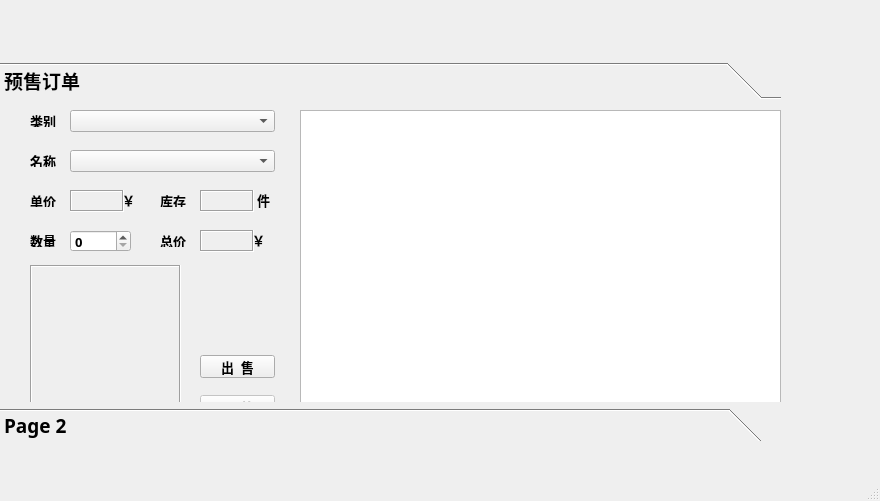
<?xml version="1.0" encoding="UTF-8"?>
<ui version="4.0">
 <class>MainWindow</class>
 <widget class="QMainWindow" name="MainWindow">
  <property name="geometry">
   <rect>
    <x>0</x>
    <y>0</y>
    <width>880</width>
    <height>501</height>
   </rect>
  </property>
  <property name="windowTitle">
   <string>MainWindow</string>
  </property>
  <widget class="QWidget" name="centralwidget">
   <widget class="QStackedWidget" name="stackedWidget">
    <property name="geometry">
     <rect>
      <x>0</x>
      <y>31</y>
      <width>781</width>
      <height>410</height>
     </rect>
    </property>
    <property name="currentIndex">
     <number>0</number>
    </property>
    <widget class="QWidget" name="page">
     <widget class="QToolBox" name="toolBox_2">
      <property name="geometry">
       <rect>
        <x>0</x>
        <y>31</y>
        <width>781</width>
        <height>381</height>
       </rect>
      </property>
      <property name="font">
       <font>
        <family>楷体</family>
        <pointsize>14</pointsize>
        <weight>75</weight>
        <bold>true</bold>
       </font>
      </property>
      <property name="currentIndex">
       <number>0</number>
      </property>
      <widget class="QWidget" name="page_5">
       <property name="geometry">
        <rect>
         <x>0</x>
         <y>0</y>
         <width>781</width>
         <height>315</height>
        </rect>
       </property>
       <attribute name="label">
        <string>预售订单</string>
       </attribute>
       <widget class="QLabel" name="label_11">
        <property name="geometry">
         <rect>
          <x>30</x>
          <y>10</y>
          <width>30</width>
          <height>12</height>
         </rect>
        </property>
        <property name="font">
         <font>
          <family>黑体</family>
          <pointsize>10</pointsize>
         </font>
        </property>
        <property name="text">
         <string>类别</string>
        </property>
       </widget>
       <widget class="QLabel" name="label_12">
        <property name="geometry">
         <rect>
          <x>30</x>
          <y>50</y>
          <width>30</width>
          <height>12</height>
         </rect>
        </property>
        <property name="font">
         <font>
          <family>黑体</family>
          <pointsize>10</pointsize>
         </font>
        </property>
        <property name="text">
         <string>名称</string>
        </property>
       </widget>
       <widget class="QLabel" name="label_13">
        <property name="geometry">
         <rect>
          <x>30</x>
          <y>90</y>
          <width>30</width>
          <height>12</height>
         </rect>
        </property>
        <property name="font">
         <font>
          <family>黑体</family>
          <pointsize>10</pointsize>
         </font>
        </property>
        <property name="text">
         <string>单价</string>
        </property>
       </widget>
       <widget class="QLabel" name="label_14">
        <property name="geometry">
         <rect>
          <x>30</x>
          <y>130</y>
          <width>30</width>
          <height>12</height>
         </rect>
        </property>
        <property name="font">
         <font>
          <family>黑体</family>
          <pointsize>10</pointsize>
         </font>
        </property>
        <property name="text">
         <string>数量</string>
        </property>
       </widget>
       <widget class="QLabel" name="label_15">
        <property name="geometry">
         <rect>
          <x>160</x>
          <y>90</y>
          <width>30</width>
          <height>12</height>
         </rect>
        </property>
        <property name="font">
         <font>
          <family>黑体</family>
          <pointsize>10</pointsize>
         </font>
        </property>
        <property name="text">
         <string>库存</string>
        </property>
       </widget>
       <widget class="QLabel" name="label_16">
        <property name="geometry">
         <rect>
          <x>160</x>
          <y>130</y>
          <width>30</width>
          <height>12</height>
         </rect>
        </property>
        <property name="font">
         <font>
          <family>黑体</family>
          <pointsize>10</pointsize>
         </font>
        </property>
        <property name="text">
         <string>总价</string>
        </property>
       </widget>
       <widget class="QComboBox" name="preCategoryComboBox">
        <property name="geometry">
         <rect>
          <x>70</x>
          <y>5</y>
          <width>205</width>
          <height>22</height>
         </rect>
        </property>
       </widget>
       <widget class="QComboBox" name="preNameComboBox">
        <property name="geometry">
         <rect>
          <x>70</x>
          <y>45</y>
          <width>205</width>
          <height>22</height>
         </rect>
        </property>
       </widget>
       <widget class="QLabel" name="preOutputPriceLabel">
        <property name="geometry">
         <rect>
          <x>70</x>
          <y>85</y>
          <width>54</width>
          <height>22</height>
         </rect>
        </property>
        <property name="font">
         <font>
          <pointsize>9</pointsize>
          <weight>50</weight>
          <bold>false</bold>
         </font>
        </property>
        <property name="frameShape">
         <enum>QFrame::Box</enum>
        </property>
        <property name="frameShadow">
         <enum>QFrame::Sunken</enum>
        </property>
        <property name="text">
         <string/>
        </property>
       </widget>
       <widget class="QLabel" name="label_18">
        <property name="geometry">
         <rect>
          <x>200</x>
          <y>90</y>
          <width>54</width>
          <height>12</height>
         </rect>
        </property>
        <property name="font">
         <font>
          <pointsize>9</pointsize>
          <weight>50</weight>
          <bold>false</bold>
         </font>
        </property>
        <property name="text">
         <string/>
        </property>
       </widget>
       <widget class="QLabel" name="preAmountLabel">
        <property name="geometry">
         <rect>
          <x>200</x>
          <y>85</y>
          <width>54</width>
          <height>22</height>
         </rect>
        </property>
        <property name="font">
         <font>
          <pointsize>9</pointsize>
          <weight>50</weight>
          <bold>false</bold>
         </font>
        </property>
        <property name="frameShape">
         <enum>QFrame::Box</enum>
        </property>
        <property name="frameShadow">
         <enum>QFrame::Sunken</enum>
        </property>
        <property name="text">
         <string/>
        </property>
       </widget>
       <widget class="QLabel" name="label_20">
        <property name="geometry">
         <rect>
          <x>122</x>
          <y>87</y>
          <width>16</width>
          <height>16</height>
         </rect>
        </property>
        <property name="font">
         <font>
          <family>黑体</family>
          <pointsize>10</pointsize>
         </font>
        </property>
        <property name="text">
         <string>￥</string>
        </property>
       </widget>
       <widget class="QLabel" name="label_21">
        <property name="geometry">
         <rect>
          <x>257</x>
          <y>87</y>
          <width>16</width>
          <height>16</height>
         </rect>
        </property>
        <property name="font">
         <font>
          <family>黑体</family>
          <pointsize>10</pointsize>
         </font>
        </property>
        <property name="text">
         <string>件</string>
        </property>
       </widget>
       <widget class="QSpinBox" name="preCountSpinBox">
        <property name="geometry">
         <rect>
          <x>70</x>
          <y>125</y>
          <width>61</width>
          <height>22</height>
         </rect>
        </property>
        <property name="font">
         <font>
          <pointsize>10</pointsize>
         </font>
        </property>
       </widget>
       <widget class="QLabel" name="PreTotalLabel">
        <property name="geometry">
         <rect>
          <x>200</x>
          <y>125</y>
          <width>54</width>
          <height>22</height>
         </rect>
        </property>
        <property name="font">
         <font>
          <pointsize>9</pointsize>
          <weight>50</weight>
          <bold>false</bold>
         </font>
        </property>
        <property name="frameShape">
         <enum>QFrame::Box</enum>
        </property>
        <property name="frameShadow">
         <enum>QFrame::Sunken</enum>
        </property>
        <property name="text">
         <string/>
        </property>
       </widget>
       <widget class="QLabel" name="label_23">
        <property name="geometry">
         <rect>
          <x>252</x>
          <y>127</y>
          <width>16</width>
          <height>16</height>
         </rect>
        </property>
        <property name="font">
         <font>
          <family>黑体</family>
          <pointsize>10</pointsize>
         </font>
        </property>
        <property name="text">
         <string>￥</string>
        </property>
       </widget>
       <widget class="QLabel" name="PrePictureLabel">
        <property name="geometry">
         <rect>
          <x>30</x>
          <y>160</y>
          <width>151</width>
          <height>151</height>
         </rect>
        </property>
        <property name="frameShape">
         <enum>QFrame::Box</enum>
        </property>
        <property name="frameShadow">
         <enum>QFrame::Sunken</enum>
        </property>
        <property name="text">
         <string/>
        </property>
        <property name="scaledContents">
         <bool>true</bool>
        </property>
       </widget>
       <widget class="QPushButton" name="preSellPushButton">
        <property name="geometry">
         <rect>
          <x>200</x>
          <y>250</y>
          <width>75</width>
          <height>23</height>
         </rect>
        </property>
        <property name="font">
         <font>
          <pointsize>10</pointsize>
         </font>
        </property>
        <property name="text">
         <string>出  售</string>
        </property>
       </widget>
       <widget class="QPushButton" name="prePlaceOrderPushButton">
        <property name="enabled">
         <bool>false</bool>
        </property>
        <property name="geometry">
         <rect>
          <x>200</x>
          <y>290</y>
          <width>75</width>
          <height>23</height>
         </rect>
        </property>
        <property name="font">
         <font>
          <pointsize>9</pointsize>
         </font>
        </property>
        <property name="text">
         <string>下  单</string>
        </property>
       </widget>
       <widget class="QListWidget" name="sellListWidget">
        <property name="geometry">
         <rect>
          <x>300</x>
          <y>5</y>
          <width>481</width>
          <height>311</height>
         </rect>
        </property>
       </widget>
      </widget>
      <widget class="QWidget" name="page_6">
       <property name="geometry">
        <rect>
         <x>0</x>
         <y>0</y>
         <width>781</width>
         <height>315</height>
        </rect>
       </property>
       <attribute name="label">
        <string>Page 2</string>
       </attribute>
      </widget>
     </widget>
    </widget>
    <widget class="QWidget" name="page_2">
     <widget class="QToolBox" name="toolBox">
      <property name="geometry">
       <rect>
        <x>0</x>
        <y>31</y>
        <width>781</width>
        <height>381</height>
       </rect>
      </property>
      <property name="minimumSize">
       <size>
        <width>0</width>
        <height>381</height>
       </size>
      </property>
      <property name="font">
       <font>
        <family>楷体</family>
        <pointsize>14</pointsize>
        <weight>75</weight>
        <bold>true</bold>
       </font>
      </property>
      <property name="frameShape">
       <enum>QFrame::WinPanel</enum>
      </property>
      <property name="currentIndex">
       <number>0</number>
      </property>
      <widget class="QWidget" name="page_3">
       <property name="geometry">
        <rect>
         <x>0</x>
         <y>0</y>
         <width>777</width>
         <height>311</height>
        </rect>
       </property>
       <attribute name="label">
        <string>新品入库</string>
       </attribute>
       <widget class="QLabel" name="label_2">
        <property name="geometry">
         <rect>
          <x>30</x>
          <y>10</y>
          <width>30</width>
          <height>12</height>
         </rect>
        </property>
        <property name="font">
         <font>
          <family>黑体</family>
          <pointsize>10</pointsize>
         </font>
        </property>
        <property name="text">
         <string>类别</string>
        </property>
       </widget>
       <widget class="QLabel" name="label_3">
        <property name="geometry">
         <rect>
          <x>30</x>
          <y>50</y>
          <width>30</width>
          <height>12</height>
         </rect>
        </property>
        <property name="font">
         <font>
          <family>黑体</family>
          <pointsize>10</pointsize>
         </font>
        </property>
        <property name="text">
         <string>名称</string>
        </property>
       </widget>
       <widget class="QLabel" name="label_4">
        <property name="geometry">
         <rect>
          <x>30</x>
          <y>90</y>
          <width>30</width>
          <height>12</height>
         </rect>
        </property>
        <property name="font">
         <font>
          <family>黑体</family>
          <pointsize>10</pointsize>
         </font>
        </property>
        <property name="text">
         <string>进价</string>
        </property>
       </widget>
       <widget class="QLabel" name="label_5">
        <property name="geometry">
         <rect>
          <x>30</x>
          <y>130</y>
          <width>30</width>
          <height>12</height>
         </rect>
        </property>
        <property name="font">
         <font>
          <family>黑体</family>
          <pointsize>10</pointsize>
         </font>
        </property>
        <property name="text">
         <string>数量</string>
        </property>
       </widget>
       <widget class="QLabel" name="label_6">
        <property name="geometry">
         <rect>
          <x>30</x>
          <y>170</y>
          <width>61</width>
          <height>16</height>
         </rect>
        </property>
        <property name="font">
         <font>
          <family>黑体</family>
          <pointsize>10</pointsize>
         </font>
        </property>
        <property name="text">
         <string>商品样照</string>
        </property>
       </widget>
       <widget class="QComboBox" name="newCategoryComboBox">
        <property name="geometry">
         <rect>
          <x>70</x>
          <y>5</y>
          <width>175</width>
          <height>22</height>
         </rect>
        </property>
       </widget>
       <widget class="QLineEdit" name="newNameLineEdit">
        <property name="geometry">
         <rect>
          <x>70</x>
          <y>45</y>
          <width>175</width>
          <height>20</height>
         </rect>
        </property>
       </widget>
       <widget class="QLineEdit" name="newInputPriceLineEdit">
        <property name="geometry">
         <rect>
          <x>70</x>
          <y>85</y>
          <width>50</width>
          <height>20</height>
         </rect>
        </property>
       </widget>
       <widget class="QLabel" name="label_7">
        <property name="geometry">
         <rect>
          <x>120</x>
          <y>90</y>
          <width>15</width>
          <height>12</height>
         </rect>
        </property>
        <property name="text">
         <string>￥</string>
        </property>
       </widget>
       <widget class="QLineEdit" name="newOutputPriceLineEdit">
        <property name="geometry">
         <rect>
          <x>190</x>
          <y>85</y>
          <width>50</width>
          <height>20</height>
         </rect>
        </property>
       </widget>
       <widget class="QLabel" name="label_8">
        <property name="geometry">
         <rect>
          <x>240</x>
          <y>90</y>
          <width>15</width>
          <height>12</height>
         </rect>
        </property>
        <property name="text">
         <string>￥</string>
        </property>
       </widget>
       <widget class="QLabel" name="label_9">
        <property name="geometry">
         <rect>
          <x>150</x>
          <y>90</y>
          <width>54</width>
          <height>12</height>
         </rect>
        </property>
        <property name="font">
         <font>
          <family>黑体</family>
          <pointsize>10</pointsize>
         </font>
        </property>
        <property name="text">
         <string>进价</string>
        </property>
       </widget>
       <widget class="QSpinBox" name="spinBox">
        <property name="geometry">
         <rect>
          <x>70</x>
          <y>125</y>
          <width>50</width>
          <height>22</height>
         </rect>
        </property>
        <property name="font">
         <font>
          <pointsize>10</pointsize>
         </font>
        </property>
       </widget>
       <widget class="QPushButton" name="newUploadPushButton">
        <property name="geometry">
         <rect>
          <x>170</x>
          <y>140</y>
          <width>81</width>
          <height>23</height>
         </rect>
        </property>
        <property name="font">
         <font>
          <pointsize>10</pointsize>
         </font>
        </property>
        <property name="text">
         <string>上 传</string>
        </property>
       </widget>
       <widget class="QLabel" name="label_10">
        <property name="geometry">
         <rect>
          <x>100</x>
          <y>160</y>
          <width>151</width>
          <height>151</height>
         </rect>
        </property>
        <property name="frameShape">
         <enum>QFrame::Box</enum>
        </property>
        <property name="frameShadow">
         <enum>QFrame::Sunken</enum>
        </property>
        <property name="text">
         <string/>
        </property>
        <property name="scaledContents">
         <bool>true</bool>
        </property>
       </widget>
       <widget class="QPushButton" name="newPutinStorePushButton">
        <property name="geometry">
         <rect>
          <x>40</x>
          <y>250</y>
          <width>51</width>
          <height>23</height>
         </rect>
        </property>
        <property name="font">
         <font>
          <pointsize>10</pointsize>
         </font>
        </property>
        <property name="text">
         <string>入库</string>
        </property>
       </widget>
       <widget class="QPushButton" name="newClearancePushButton">
        <property name="geometry">
         <rect>
          <x>40</x>
          <y>280</y>
          <width>51</width>
          <height>23</height>
         </rect>
        </property>
        <property name="font">
         <font>
          <pointsize>10</pointsize>
         </font>
        </property>
        <property name="text">
         <string>出库</string>
        </property>
       </widget>
       <widget class="QTableView" name="tableView">
        <property name="geometry">
         <rect>
          <x>270</x>
          <y>5</y>
          <width>501</width>
          <height>301</height>
         </rect>
        </property>
        <attribute name="horizontalHeaderDefaultSectionSize">
         <number>120</number>
        </attribute>
        <attribute name="horizontalHeaderStretchLastSection">
         <bool>true</bool>
        </attribute>
        <attribute name="verticalHeaderVisible">
         <bool>false</bool>
        </attribute>
       </widget>
      </widget>
      <widget class="QWidget" name="page_4">
       <property name="geometry">
        <rect>
         <x>0</x>
         <y>0</y>
         <width>777</width>
         <height>311</height>
        </rect>
       </property>
       <attribute name="label">
        <string>Page 2</string>
       </attribute>
      </widget>
     </widget>
     <widget class="QLabel" name="label">
      <property name="geometry">
       <rect>
        <x>0</x>
        <y>0</y>
        <width>781</width>
        <height>31</height>
       </rect>
      </property>
      <property name="font">
       <font>
        <family>微软雅黑</family>
        <pointsize>18</pointsize>
       </font>
      </property>
      <property name="frameShape">
       <enum>QFrame::Box</enum>
      </property>
      <property name="frameShadow">
       <enum>QFrame::Sunken</enum>
      </property>
      <property name="text">
       <string>商品管理</string>
      </property>
      <property name="alignment">
       <set>Qt::AlignCenter</set>
      </property>
     </widget>
    </widget>
   </widget>
  </widget>
  <widget class="QMenuBar" name="menubar">
   <property name="geometry">
    <rect>
     <x>0</x>
     <y>0</y>
     <width>880</width>
     <height>23</height>
    </rect>
   </property>
  </widget>
  <widget class="QStatusBar" name="statusbar"/>
 </widget>
 <resources/>
 <connections/>
</ui>
